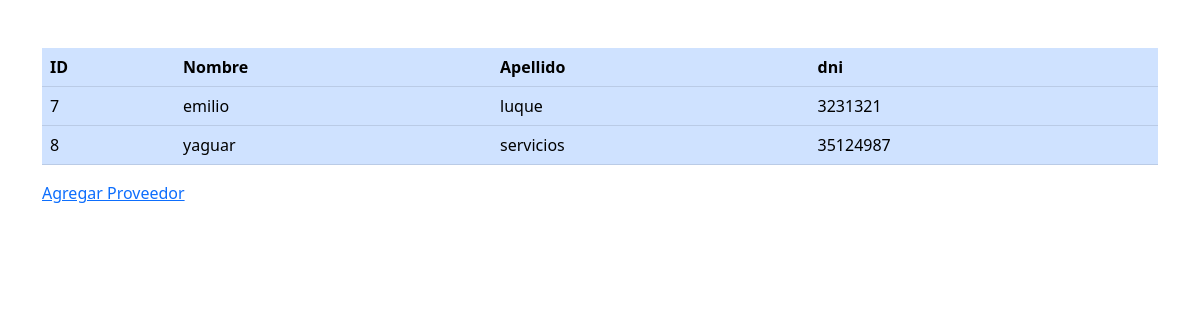
/compra/listado_proveedores/, run on an earlier commit of the app's database.
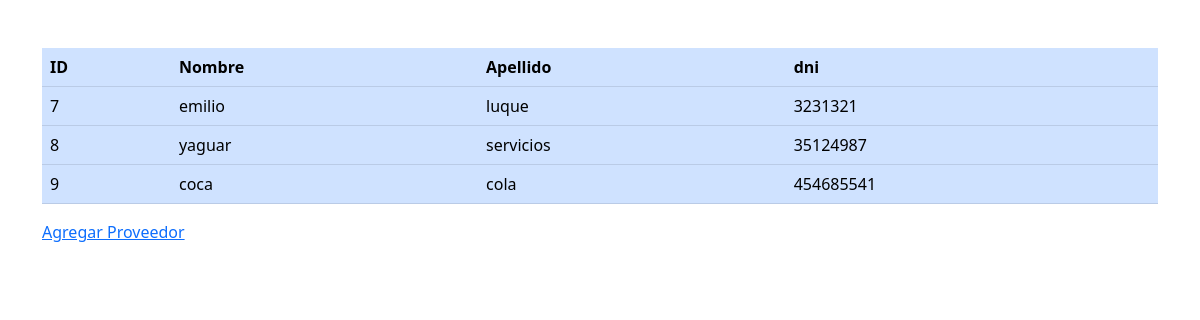
And on a later commit of the database.
### compra/models.py (models this page shows, shortened)
class Proveedor(models.Model):
    nombre=models.CharField(max_length=50)
    apellido=models.CharField(max_length=50)
    dni=models.IntegerField(default=0)

### compra/views.py (the view)
# urls.py: path("listado_proveedores/",listado_proveedores,name="listado_proveedores"),
def listado_proveedores(request):
    lista_proveedores=Proveedor.objects.all()
    context={
        "listado_proveedores":lista_proveedores
    }
    return render(request,"compra/listado_proveedores.html",context)

### compra/templates/compra/listado_proveedores.html (shortened to what this page needs)
{% load static %}
<html>
    <head>
        <link rel="stylesheet" href="{% static 'css/bootstrap.min.css' %}">
    </head>
    <body>
        <div class="container">
            <br><br>
            <table class="table table-primary">
                <tr>
                    <th>ID</th>
                    <th>Nombre</th>
                    <th>Apellido</th>
                    <th>dni</th>
                </tr>
                {% for proveedores in listado_proveedores %}
                    <tr>
                        <td>{{ proveedores.id }}</td>
                        <td>{{ proveedores.nombre }}</td>
                        <td>{{ proveedores.apellido }}</td>
                        <td>{{ proveedores.dni  }}</td>
                    </tr>
                {% endfor %}
            </table>
            <a href="{% url 'agregar_proveedor' %}">
                Agregar Proveedor
            </a>
        </div>
    </body>
</html>

What changed in the data, as far as the page shows it:
added Proveedor: id "9", nombre "coca", apellido "cola", dni "454685541"
